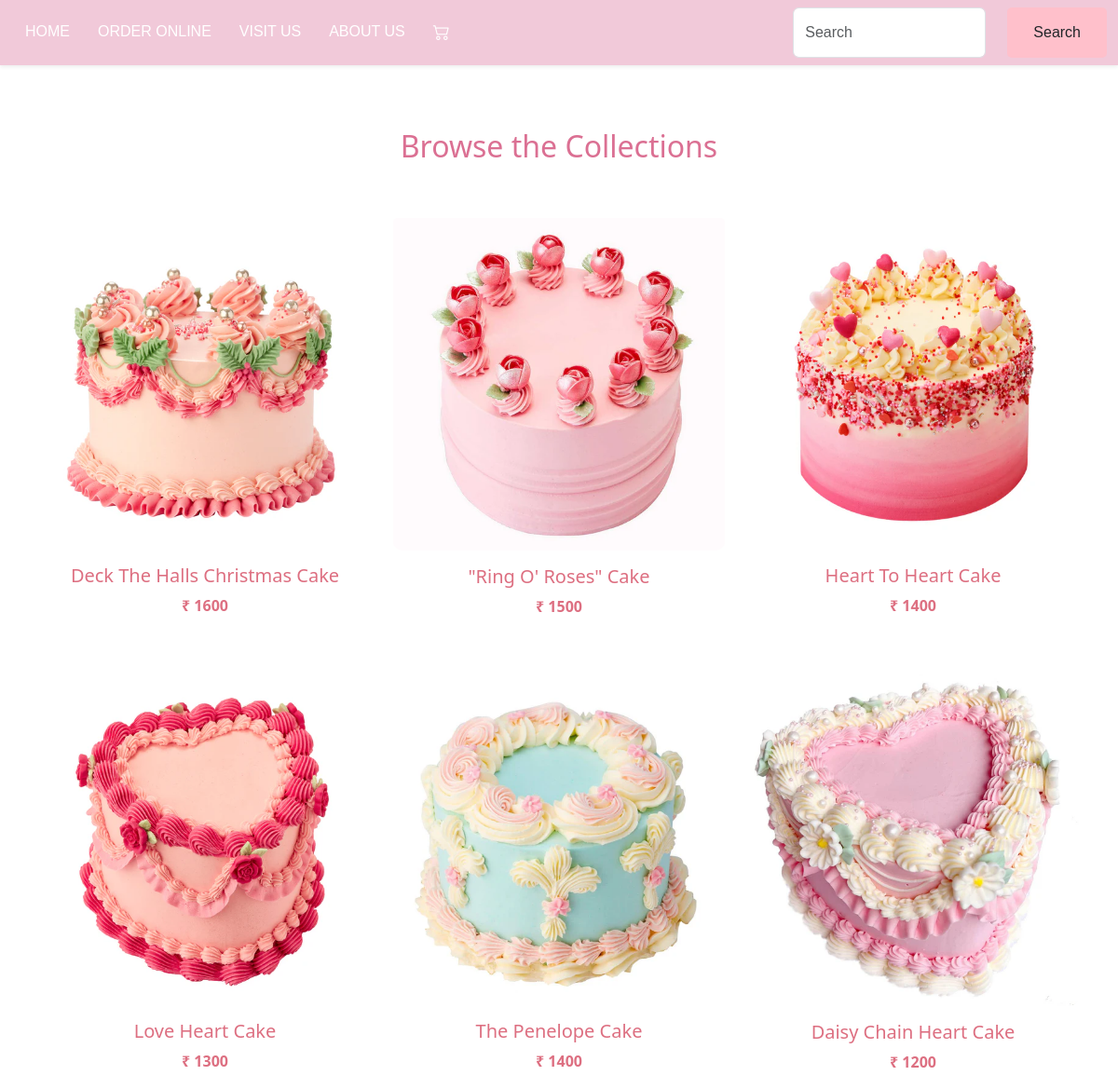
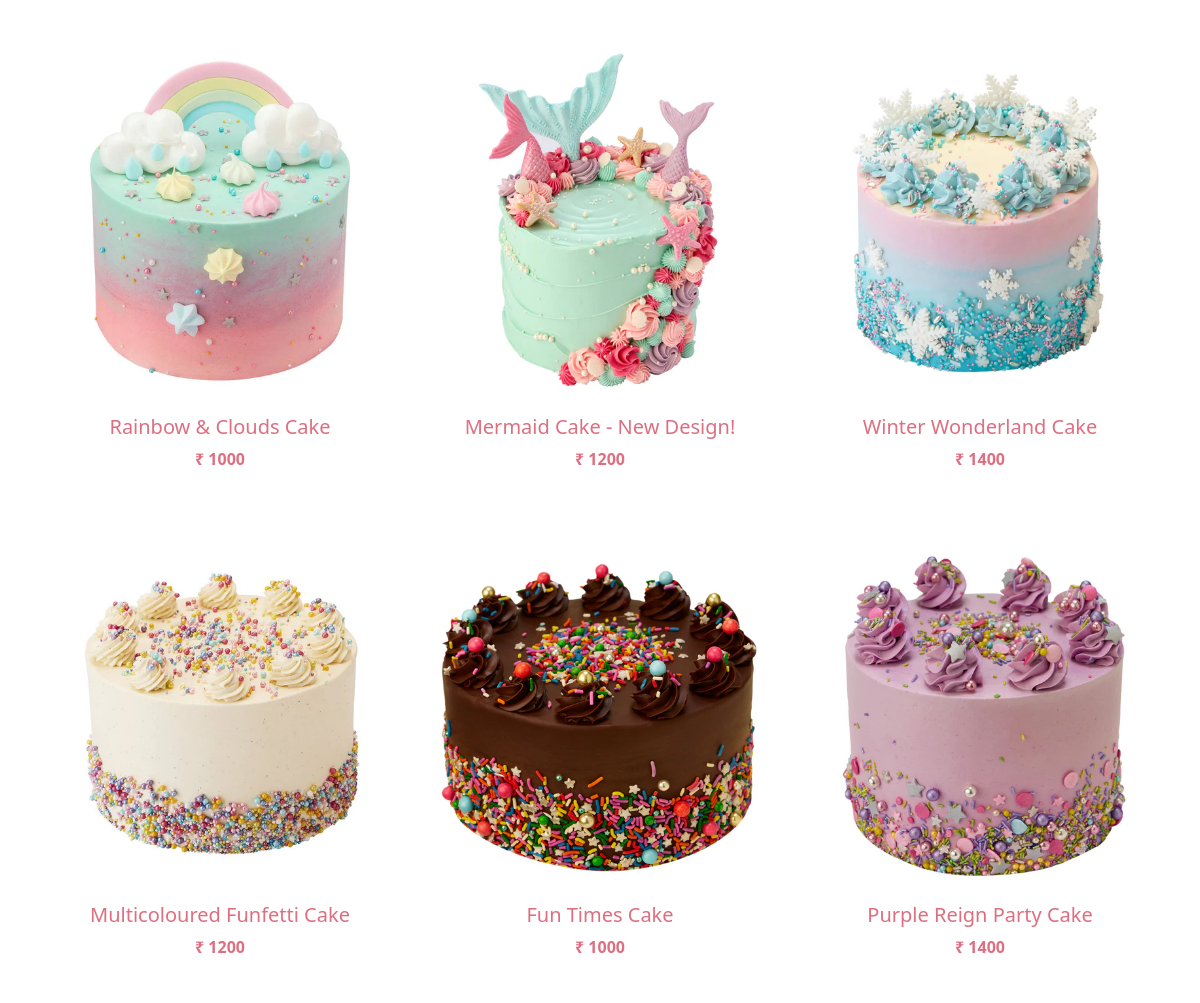
Page /view_onelayercake on the committed database (2 pictures, top to bottom).
### app/models.py (models this page shows, shortened)
class Cake(models.Model):
    name=models.CharField(max_length=100)
    price=models.IntegerField()
    img=models.FileField()
    quantity=models.TextField()
    colour=models.TextField()
    category=models.ForeignKey(Category,on_delete=models.CASCADE)
    description=models.TextField()

### app/views.py (the view)
# urls.py: path('view_onelayercake',views.view_onelayercake),
def view_onelayercake(req):
        cake_category=Category.objects.get(name='One Tier Party Cakes')
        onelayercakes=Cake.objects.filter(category=cake_category)
        return render(req,'user/onelayercake.html',{'onelayercake': onelayercakes})

### templates/user/onelayercake.html (shortened to what this page needs)
<!DOCTYPE html>
<html lang="en">
<head>
    {% load static %}
    <link rel="stylesheet" href="{% static '/css/home.css' %}">
    <link href="https://cdn.jsdelivr.net/npm/bootstrap@5.3.3/dist/css/bootstrap.min.css" rel="stylesheet">
    <link rel="stylesheet" href="https://cdn.jsdelivr.net/npm/bootstrap-icons@1.11.3/font/bootstrap-icons.min.css">
</head>
<body>
    <nav class="navbar navbar-expand-sm navbar-light shadow-sm" style="background-color:#f1c9d9 ;" >
        <div class="container-fluid">
            <div class="collapse navbar-collapse" id="navbarNav">
                <ul class="navbar-nav me-auto mb-2 mb-sm-0">
                    <li class="nav-item">
                        <a class="nav-link active" aria-current="page" href="javascript:void(0)">HOME</a>
                    </li>
                    <li class="nav-item">
                      <a class="nav-link" href="">ORDER ONLINE</a>
                    </li>
                    <li class="nav-item">
                        <a class="nav-link" href="">VISIT US</a>
                    </li>
                    <li class="nav-item">
                        <a class="nav-link" href="">ABOUT US</a>
                    </li>
                    <li class="nav-item">
                        <a class="nav-link" href="cart_display">
                          <i style="color:white; font-weight: bolder; font-size: 18px;" class="bi bi-cart2"></i>
                        </a>
                    </li>
                </ul>
                <form class="d-flex">
                  <input class="form-control me-2" type="text" placeholder="Search">
                  <button class="btn" style="background-color: pink;" type="button">Search</button>
                </form>
            </div>
        </div>
    </nav>
<br><br>
<div class="container custom-container">
    <h2 class="text-center mb-4" style="color: palevioletred;">Browse the Collections</h2><br>
    <div class="row">
        {% for cake in onelayercake %}
            <div class="col-12 col-sm-6 col-md-4 col-lg-4 mb-4">
                <div class="card custom-card">
                        <a href="view_cake/{{cake.pk}}"><img class="card-img-top img-fluid" src="{{ cake.img.url }}" alt="Card image"></a>
                    <div class="card-body">
                        <h5 class="card-title" style="color: rgb(221, 111, 129);">{{ cake.name }}</h5>
                        <p class="card-text" style="color: rgb(221, 111, 129);font-weight: bold;">₹ {{ cake.price }}</p>
                    </div>
                </div>
            </div>
        {% endfor %}
    </div>
</div>
</body>
</html>

### static/css/home.css (style rules this page uses)
body { background-color: #f0f4f8; font-family: 'Arial', sans-serif; }
.navbar { font-family: 'Arial', sans-serif; }
.navbar .navbar-nav .nav-item .nav-link { color: white; font-size: 16px; padding-left: 15px; padding-right: 15px; transition: color 0.3s ease-in-out; }
.custom-container, .card, .card-img-top { border: none; }
.custom-container { padding: 20px; }
.card-img-top { width: 100%; height: auto; }
.card-body { text-align: center; }
.col-sm-6, .col-md-4, .col-lg-4 { padding: 10px; }
img { max-width: 100%; height: auto; border: 2px solid #ddd; border-radius: 10px; }
.d-flex { display: flex; gap: 15px; }
.d-flex .btn { width: 48%; padding: 15px; border: none; border-radius: 5px; font-size: 16px; position: relative; transition: background-color 0.3s ease-in-out; }

### templates/user/onelayercake.html (style rules this page uses)
.custom-container, .card, .card-img-top { border: none; }

### rows in the picture
Cake: img (picture), name "Deck The Halls Christmas Cake", price "1600"
Cake: img (picture), name "\"Ring O' Roses\" Cake", price "1500"
Cake: img (picture), name "Heart To Heart Cake", price "1400"
Cake: img (picture), name "Love Heart Cake", price "1300"
Cake: img (picture), name "The Penelope Cake", price "1400"
Cake: img (picture), name "Daisy Chain Heart Cake", price "1200"
Cake: img (picture), name "Rainbow & Clouds Cake", price "1000"
Cake: img (picture), name "Mermaid Cake - New Design!", price "1200"
Cake: img (picture), name "Winter Wonderland Cake", price "1400"
Cake: img (picture), name "Multicoloured Funfetti Cake", price "1200"
Cake: img (picture), name "Fun Times Cake", price "1000"
Cake: img (picture), name "Purple Reign Party Cake", price "1400"
